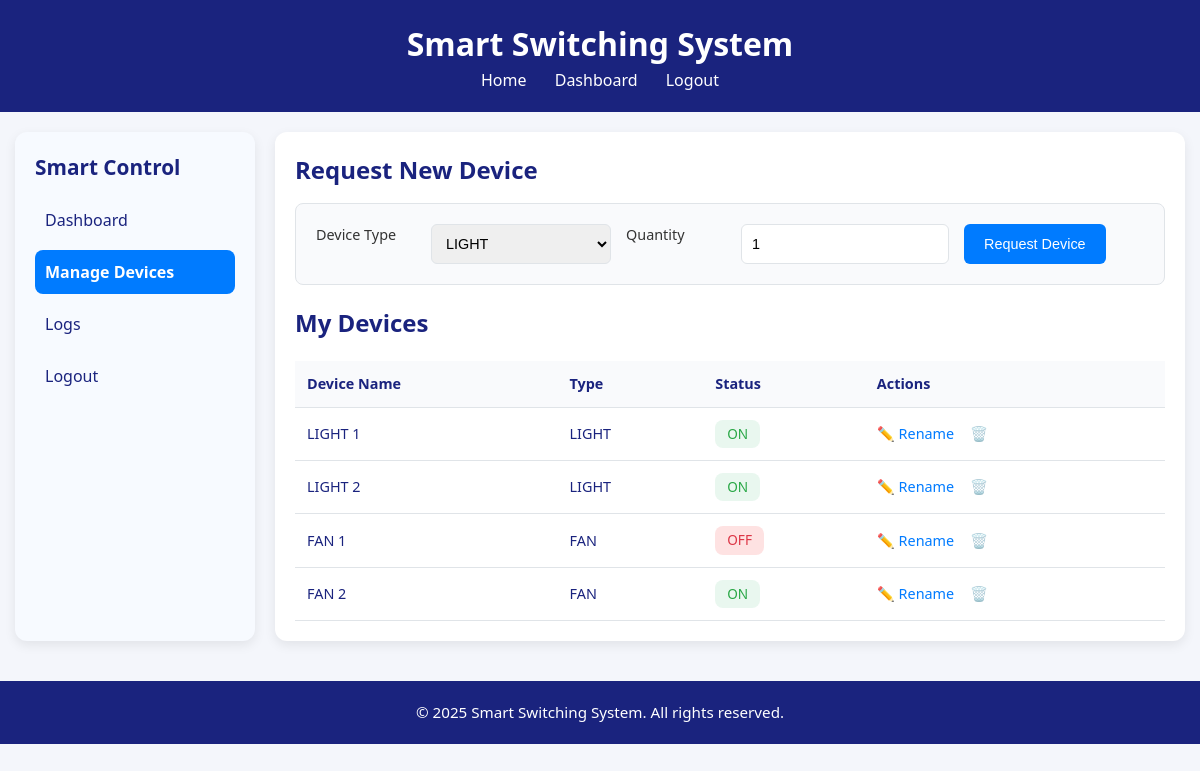
Page /manage-devices/ (signed in) on the committed database.
### main/models.py (models this page shows, shortened)
class Device(models.Model):
    owner = models.ForeignKey(User, on_delete=models.CASCADE)
    name = models.CharField(max_length=100)
    device_type = models.ForeignKey(DeviceType, on_delete=models.SET_NULL, null=True)
    request = models.ForeignKey('DeviceRequest', on_delete=models.SET_NULL, null=True, blank=True)
    is_on = models.BooleanField(default=False)
    pin_number = models.IntegerField(default=0)  # or whatever default makes sense
    esp_ip = models.GenericIPAddressField(blank=True, null=True, help_text="IP address of the ESP32 this device is connected to")
    location = models.CharField(max_length=100)
    created_at = models.DateTimeField(auto_now_add=True)  # final correct version
    is_approved = models.BooleanField(default=False)
    class Meta:
        unique_together = ('esp_ip', 'pin_number')  # Prevent same pin on same ESP

class DeviceType(models.Model):
    ICON_CHOICES = [
        ('💡', 'Light'),
        ('💨', 'Fan'),
        ('🔌', 'Smart Plug'),
        ('🌡️', 'Thermostat'),
    ]
    name = models.CharField(max_length=100, unique=True)
    icon = models.CharField(max_length=5, choices=ICON_CHOICES)
    description = models.TextField(blank=True)
    is_approved = models.BooleanField(default=False)
    pin_range_start = models.PositiveIntegerField(default=0)
    pin_range_end = models.PositiveIntegerField(default=0)

### main/views.py (the view, shortened to what this page needs)
# urls.py: path('manage-devices/', views.manage_devices, name='manage_devices'),
def manage_devices(request):
    devices = Device.objects.filter(owner=request.user)
    device_requests = DeviceRequest.objects.filter(user=request.user, status='Pending')
    device_types = DeviceType.objects.all()
    return render(request, 'manage_devices.html', {
        'devices': devices,
        'device_requests': device_requests,
        'device_types': device_types,
    })

### templates/manage_devices.html (shortened to what this page needs)
<!DOCTYPE html>
<html lang="en">
<head>
</head>
<body>
<header class="custom-header">
  <h1>Smart Switching System</h1>
  <nav>
    <a href="{% url 'home' %}">Home</a>
    {% if user.is_authenticated %}
      <a href="{% url 'user_dashboard' %}">Dashboard</a>
      <a href="{% url 'logout' %}">Logout</a>
    {% else %}
      <a href="{% url 'login' %}">Login</a>
      <a href="{% url 'register' %}">Register</a>
    {% endif %}
  </nav>
</header>
  <div class="container">
    <div class="sidebar">
      <h2>Smart Control</h2>
      <a href="{% url 'user_dashboard' %}" class="{% if request.resolver_match.url_name == 'user_dashboard' %}active{% endif %}">Dashboard</a>
      <a href="{% url 'manage_devices' %}" class="{% if request.resolver_match.url_name == 'manage_devices' %}active{% endif %}">Manage Devices</a>
      <a href="{% url 'device_logs' %}" class="{% if request.resolver_match.url_name == 'device_logs' %}active{% endif %}">Logs</a>
      <a href="{% url 'logout' %}" class="{% if request.resolver_match.url_name == 'logout' %}active{% endif %}">Logout</a>
    </div>
  <div class="main-content">
    <h3>Request New Device</h3>
    <form method="POST" class="add-device-form">
      <label for="device_type">Device Type</label>
      <select name="device_type" id="device_type" required>
        {% for dt in device_types %}
          <option value="{{ dt.id }}">{{ dt.name }}</option>
        {% endfor %}
      </select>
      <label for="quantity">Quantity</label>
      <input type="number" name="quantity" id="quantity" min="1" value="1" required>
      <button type="submit" class="btn-add">Request Device</button>
    </form>
    <h3>My Devices</h3>
    <table class="devices-table">
      <thead>
        <tr>
          <th>Device Name</th>
          <th>Type</th>
          <th>Status</th>
          <th>Actions</th>
        </tr>
      </thead>
      <tbody>
        {% for device in devices %}
<tr>
  <td>{{ device.name|default:"--" }}</td>
  <td>{{ device.device_type.name }}</td>
<td>
  {% if device.is_on %}
    <span class="status-on">ON</span>
  {% else %}
    <span class="status-off">OFF</span>
  {% endif %}
</td>
<td class="actions">
  {% if device.is_approved %}
    <a href="{% url 'edit_device_name' device.id %}">✏️ Rename</a>
    <span class="disabled-action" title="Approved devices cannot be deleted">🗑️</span>
  {% else %}
    <span class="disabled-action" title="Cannot rename until approved">✏️</span>
    <a href="{% url 'delete_device' device.id %}">🗑️</a>
  {% endif %}
</td>
</tr>
{% endfor %}
      </tbody>
    </table>
  </div>
</div>
<footer class="footer">
  &copy; {% now "Y" %} Smart Switching System. All rights reserved.
</footer>
</body>
</html>

### templates/manage_devices.html (style rules this page uses)
:root { --primary-color: #007bff; --primary-hover: #0056b3; --success-green: #28a745; --danger-red: #dc3545; --warning-yellow: #ffca28; --card-background: #fff; --input-background: #f9fafc; --hover-background: #e8f1fd; --border-light: #e0e4e8; --shadow-sm: 0 4px 12px rgba(0, 0, 0, 0.08); --border-radius: 8px; --transition: 0.2s; --font-primary: 'Segoe UI', Roboto, Arial, sans-serif; }
* { box-sizing: border-box; margin: 0; padding: 0; }
body { font-family: var(--font-primary); background: #f4f6fb; color: #1a237e; line-height: 1.5; }
.custom-header { background: #1a237e; color: #fff; padding: 20px 0; text-align: center; }
.custom-header h1 { font-size: 2rem; margin: 0; }
.custom-header nav a { color: #fff; text-decoration: none; margin: 0 12px; font-weight: 500; transition: color var(--transition); }
.container { display: flex; max-width: 1200px; margin: 20px auto; padding: 0 15px; gap: 20px; }
.sidebar { position: sticky; top: 20px; width: 240px; background: #f7faff; padding: 20px; border-radius: 12px; box-shadow: var(--shadow-sm); transition: box-shadow var(--transition); }
.sidebar h2 { font-size: 1.3rem; color: #1a237e; margin-bottom: 15px; font-weight: 600; }
.sidebar a { display: flex; align-items: center; gap: 8px; color: #1a237e; text-decoration: none; padding: 10px; margin: 8px 0; border-radius: var(--border-radius); transition: background var(--transition), color var(--transition); }
.sidebar a.active { background: var(--primary-color); color: #fff; font-weight: 600; }
.main-content { flex-grow: 1; background: var(--card-background); padding: 20px; border-radius: 12px; box-shadow: var(--shadow-sm); transition: box-shadow var(--transition); }
.main-content h3 { font-size: 1.5rem; color: #1a237e; margin-bottom: 15px; font-weight: 600; }
.add-device-form { display: flex; flex-wrap: wrap; gap: 15px; padding: 20px; border: 1px solid var(--border-light); border-radius: var(--border-radius); background: var(--input-background); margin-bottom: 20px; }
.add-device-form label { font-size: 0.9rem; color: #333; font-weight: 500; min-width: 100px; }
.add-device-form input, .add-device-form select { padding: 10px; border: 1px solid var(--border-light); border-radius: 6px; font-size: 0.9rem; min-width: 180px; transition: border-color var(--transition); }
.add-device-form button { padding: 10px 20px; border: none; border-radius: 6px; background: var(--primary-color); color: #fff; font-size: 0.9rem; font-weight: 500; cursor: pointer; transition: background var(--transition); }
.devices-table { width: 100%; border-collapse: collapse; margin-top: 20px; font-size: 0.9rem; }
.devices-table th, .devices-table td { padding: 12px; text-align: left; border-bottom: 1px solid var(--border-light); }
.devices-table th { background: var(--input-background); color: #1a237e; font-weight: 600; }
.status-on { background: #e9f7ef; color: var(--success-green); padding: 4px 12px; border-radius: var(--border-radius); font-size: 0.85rem; display: inline-block; }
.status-off { background: #fee2e2; color: var(--danger-red); padding: 4px 12px; border-radius: var(--border-radius); font-size: 0.85rem; display: inline-block; }
.actions a { color: var(--primary-color); text-decoration: none; margin-right: 12px; transition: color var(--transition); }
.disabled-action { color: #888; cursor: not-allowed; opacity: 0.6; }
.footer { background: #1a237e; color: #fff; padding: 20px 10px; text-align: center; font-size: 0.95rem; margin-top: 40px; }

### rows in the picture
Device: name "LIGHT 1", device_type.name "LIGHT", is_on "ON", is_approved "✏️ Rename"
Device: name "LIGHT 2", device_type.name "LIGHT", is_on "ON", is_approved "✏️ Rename"
Device: name "FAN 1", device_type.name "FAN", is_on "OFF", is_approved "✏️ Rename"
Device: name "FAN 2", device_type.name "FAN", is_on "ON", is_approved "✏️ Rename"

### other values in the picture
form field device_type "LIGHT"
